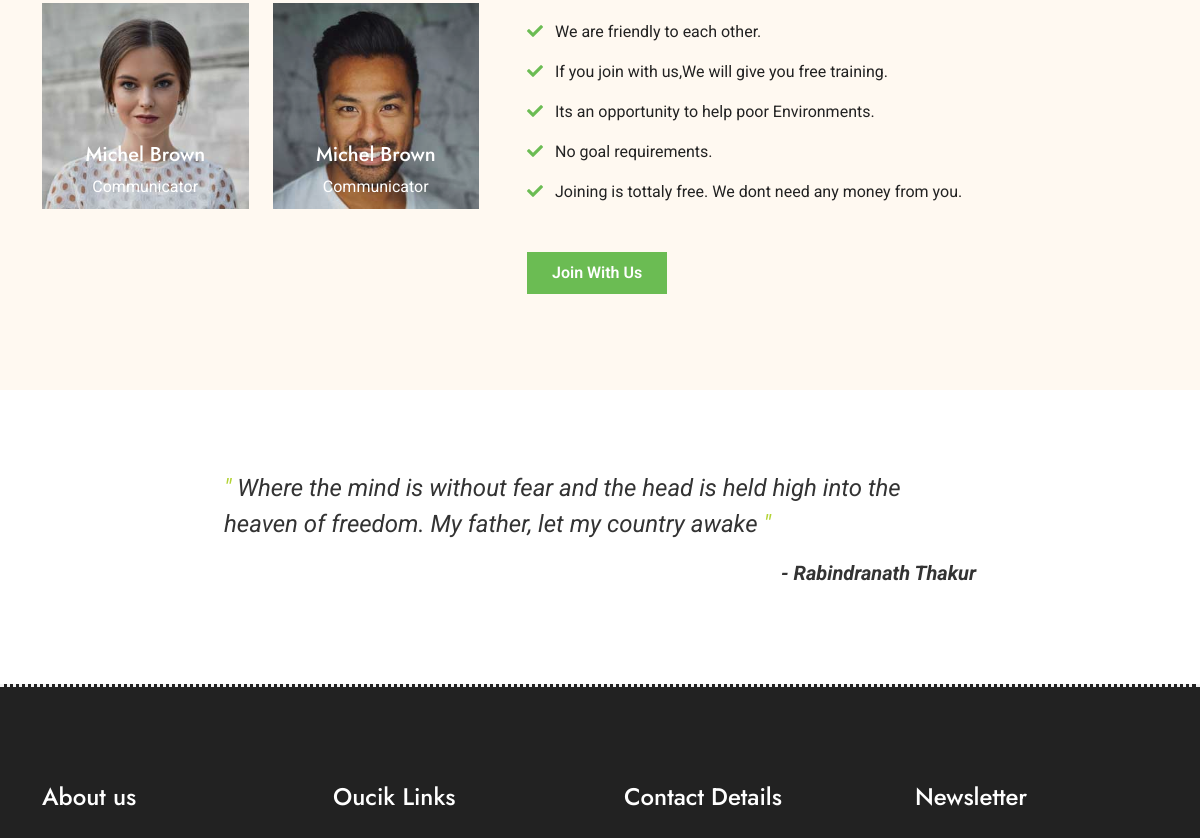
Page /index.php/web/about/mission_and_vision (middle part) on the earlier database version.
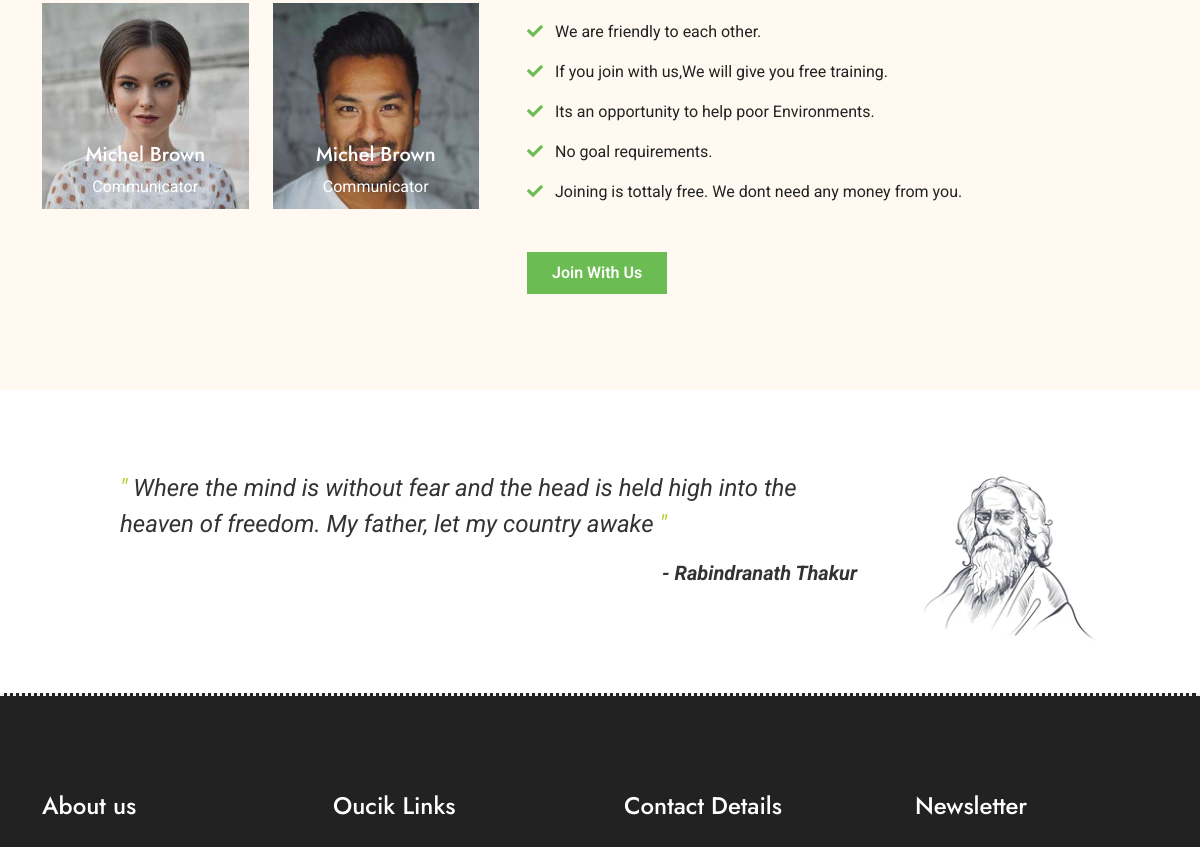
Same page on the later database version.
### tables this page shows
CREATE TABLE `quotes` (
  `id` int(255) NOT NULL,
  `uid` varchar(255) NOT NULL,
  `quote` varchar(255) NOT NULL,
  `quote_by` varchar(255) NOT NULL,
  `quote_img` varchar(255) NOT NULL,
  `position` varchar(255) NOT NULL,
  `type` varchar(255) NOT NULL,
  `created_at` datetime NOT NULL DEFAULT current_timestamp(),
  `updated_at` datetime NOT NULL DEFAULT current_timestamp()
);

### application/controllers/Common.php (called while the page is built, shortened)
<?php
class Common extends CI_Controller
{
	public function init_model($model)
	{
		$this->load->model($model);
	}
	public function load_page($page, $data)
	{
		$this->load_headers($data['data_header']);
		$this->load->view($page, $data['data_page']);
		$this->load_footers($data['data_footer']);
	}
	private function load_headers($data)
	{
		$projects['projects'] = $this->Pages_model->get_all_projects();
		$this->load->view('/' . $data['site'] . '/inc/header_link.php', $data);
		$this->load->view('/' . $data['site'] . '/inc/header.php',$projects,$data);
	}
	private function load_footers($data)
	{
		$this->load->view('/' . $data['site'] . '/inc/footer.php');
		$this->load->view('/' . $data['site'] . '/inc/footer_link.php', $data);
	}
}
?>

### application/controllers/web/About.php (called while the page is built, shortened)
<?php
class About extends Load
{
    public function mission_and_vision()
    {
        $data = PAGE_DATA_WEB;
        $data['data_header']['about'] = true;
        $data['data_page']['about'] = $this->Pages_model->get_about_web();
        $data['data_page']['mission_vision'] = $this->Pages_model->get_mission_vision();
        $data['data_page']['quotes'] = $this->Pages_model->get_all_quotes();
        $this->load_page('web/mission_and_vision.php', $data);
    }
}
?>

### index.php (called while the page is built, shortened)
<?php
require_once BASEPATH.'core/CodeIgniter.php';

### application/models/Pages_model.php (called while the page is built, shortened)
<?php
class Pages_model extends Admin_model
{
    public function get_all_quotes()
    {
        $quotes = $this->db
            ->select('*')
            ->from(TABLE_QUOTES)
            ->get();
        $quotes = $quotes->result_array();
        return isset($quotes) ? $quotes : [];
    }
}

### application/views/web/mission_and_vision.php (the view, shortened to what this page needs)
<?php
$bottom_quote = [];
if (!empty($quotes)) {
    foreach ($quotes as $quote) {
        if ($quote['type'] == 'home' && $quote['position'] == 'top') {
            $top_quote = $quote;
        } else if ($quote['type'] == 'home' && $quote['position'] == 'bottom') {
            $bottom_quote = $quote;
        }
    }
}
?>
<div class="container-fluid volunteer py-5 mt-5">
    <div class="container py-5">
        <div class="row g-5">
            <div class="col-lg-5">
                <div class="row g-4">
                    <div class="col-lg-6">
                        <div class="volunteer-img">
                            <img src="img/volunteers-2.jpg" class="img-fluid w-100" alt="Image">
                            <div class="volunteer-title">
                                <h5 class="mb-2 text-white">Michel Brown</h5>
                                <p class="mb-0 text-white">Communicator</p>
                            </div>
                        </div>
                    </div>
                    <div class="col-lg-6">
                        <div class="volunteer-img">
                            <img src="img/volunteers-4.jpg" class="img-fluid w-100" alt="Image">
                            <div class="volunteer-title">
                                <h5 class="mb-2 text-white">Michel Brown</h5>
                                <p class="mb-0 text-white">Communicator</p>
                            </div>
                        </div>
                    </div>
                </div>
            </div>
            <div class="col-lg-7">
                <p class="text-dark"><i class=" fa fa-check text-primary me-2"></i> We are friendly to each other.</p>
                <p class="text-dark"><i class=" fa fa-check text-primary me-2"></i> If you join with us,We will give you
                    free training.</p>
                <p class="text-dark"><i class=" fa fa-check text-primary me-2"></i> Its an opportunity to help poor
                    Environments.</p>
                <p class="text-dark"><i class=" fa fa-check text-primary me-2"></i> No goal requirements.</p>
                <p class="text-dark mb-5"><i class=" fa fa-check text-primary me-2"></i> Joining is tottaly free. We
                    dont need any money from you.</p>
                <a class="btn-hover-bg btn btn-primary text-white py-2 px-4" href="#">Join With Us</a>
            </div>
        </div>
    </div>
</div>
<div class="quote-div">
    <div class="quote-2">
        <p><span>"</span> <?php echo $bottom_quote['quote'] ?><span>"</span></p>
        <p class="author-2">- <?php echo $bottom_quote['quote_by'] ?></p>
    </div>
    <div class="authimage">
        <img src="<?php echo base_url($bottom_quote['quote_img']) ?>" alt="">
    </div>
</div>

### application/views/web/inc/header_link.php (shortened to what this page needs)
<!DOCTYPE html>
<html lang="en">
<head>
    <link rel="stylesheet" href="https://use.fontawesome.com/releases/v5.15.4/css/all.css" />
    <link href="https://cdn.jsdelivr.net/npm/bootstrap-icons@1.4.1/font/bootstrap-icons.css" rel="stylesheet">
    <link href="<?=base_url()?>assets/lib/owlcarousel/assets/owl.carousel.min.css" rel="stylesheet">
    <link href="<?=base_url()?>assets/lib/lightbox/css/lightbox.min.css" rel="stylesheet">
    <link href="<?=base_url()?>assets/css/bootstrap.min.css" rel="stylesheet">
    <link href="<?=base_url()?>assets/css/style.css" rel="stylesheet">

### application/views/web/inc/header.php (shortened to what this page needs)
</head>
<body>

### application/views/web/inc/footer.php (shortened to what this page needs)
<div class="container-fluid footer bg-dark text-body py-5">
    <div class="container py-5">
        <div class="row g-5">
            <div class="col-md-6 col-lg-6 col-xl-3">
                <div class="footer-item">
                    <h4 class="mb-4 text-white">About us</h4>
                </div>
            </div>
            <div class="col-md-6 col-lg-6 col-xl-3">
                <div class="footer-item d-flex flex-column">
                    <h4 class="mb-4 text-white">Oucik Links</h4>
                </div>
            </div>
            <div class="col-md-6 col-lg-6 col-xl-3">
                <div class="footer-item d-flex flex-column">
                    <h4 class="mb-4 text-white">Contact Details</h4>
                </div>
            </div>
            <div class="col-md-6 col-lg-6 col-xl-3">
                <div class="footer-item">
                    <h4 class="mb-4 text-white">Newsletter</h4>
                </div>
            </div>
        </div>
    </div>
</div>

### application/views/web/inc/footer_link.php (shortened to what this page needs)
</body>
</html>

### assets/css/style.css (style rules this page uses)
.btn { font-weight: 600; transition: .5s; }
.btn-hover-bg { transition: 0.5s; }
.volunteer { background: rgba(249, 195, 123, .1); }
.volunteer .volunteer-img { position: relative; overflow: hidden; }
.volunteer .volunteer-img .volunteer-title { position: absolute; width: 100%; height: 100%; bottom: 0; left: 0; padding: 10px; background: rgba(0, 0, 0, .1); display: flex; flex-direction: column; text-align: center; justify-content: end; transition: 0.5s; }
.volunteer .volunteer-img img { transition: 0.5s; }
.quote-div { display: flex; flex-direction: row; align-self: center; justify-content: center; padding: 40px 80px; }
.quote-2 { flex-basis: 80%; padding: 40px; font-size: 24px; font-style: italic; color: #333; }
.author-2 { margin-top: 10px; text-align: right; font-size: 20px; font-weight: bold; }
.quote-div p span { color: #b3d335; }
.footer { border-top: 3px; border-right: 0; border-bottom: 0; border-left: 0; border-style: dotted; border-color: var(--bs-light); }

Differences in the rows shown:
changed quotes "Rabindranath Thakur": quote_img: picture added
